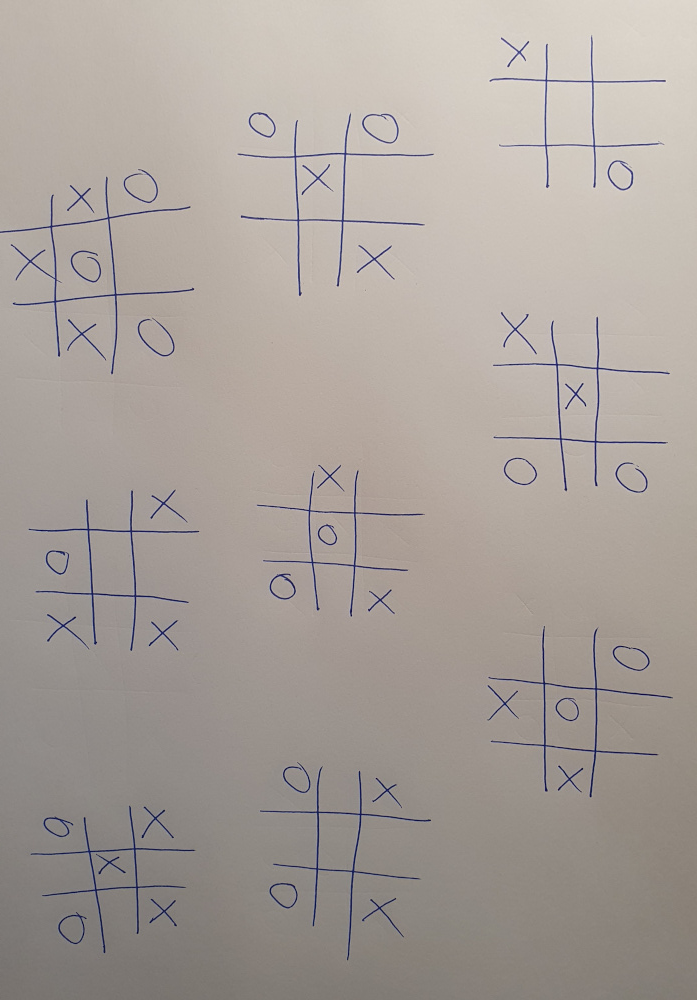
#> input picture tests/20211119_194733.jpg, 697 x 1000 px; its folder holds only this picture in this run
$ python -i KNN_Predict.py   (imports and definitions only)   (older library calls are emulated)
#> lines starting #> are read from the running program, lines starting #| are printed output that depends on the picture; pictures that were not available may be replaced by others from this repository, and a replacement may not be noted
import math
import numpy as np
import pandas as pd
import matplotlib.pyplot as plt
import matplotlib
from pathlib import Path
from skimage import filters
from skimage import morphology
import skimage
from skimage import io
from skimage import transform, util
import cv2
from collections import Counter
class Predict:
    def __init__(self):
        self.train=self.prepare_data_train()
        self.class_names=['krzyżyk', 'kółko', 'siatka']
    def read_image(self,path):
        img=skimage.io.imread(path,as_gray=True)
        img=skimage.filters.gaussian(img, sigma=1)
        img=skimage.morphology.erosion(img, selem=np.ones((8,8)) )
        img=skimage.transform.resize(img,(28,28))
        img=skimage.img_as_ubyte(img)
        return img
    def read_images_X(self):
        p=Path('./dataset/iksy')
        paths=[x for x in p.iterdir() if x.is_dir]
        x_data=[]
        for path in paths:
            x_data.append(self.read_image(path))
        return np.array(x_data)
    def read_images_o(self):
        p=Path('./dataset/kolka')
        paths=[x for x in p.iterdir() if x.is_dir]
        o_data=[]
        for path in paths:
            o_data.append(self.read_image(path))
        return np.array(o_data)
    def read_images_g(self):
        p=Path('./dataset/plansze')
        paths=[x for x in p.iterdir() if x.is_dir]
        g_data=[]
        for path in paths:
            g_data.append(self.read_image(path))
        return np.array(g_data)
    def prepare_data_train(self):
        x_data=self.read_images_X()
        o_data=self.read_images_o()
        g_data=self.read_images_g()
        X=np.concatenate((x_data,o_data,g_data), axis=0)
        y=[]
        for i in range(len(x_data)):
            y.append(0)
        for i in range(len(o_data)):
            y.append(1)
        for i in range(len(g_data)):
            y.append(2)
        y=np.array(y)
        trainX=[xxx.reshape(28*28) for xxx in X]
        train = np.insert(trainX, 784, y, axis = 1)
        return train
    def Euclidean_distance(self,row1, row2):
        distance = 0
        for i in range(len(row1)-1):
            distance += (int(row1[i])-int(row2[i]))**2
        return math.sqrt(distance)
    def Get_Neighbors(self,train, test_row, num):
        distance = list()
        data = []
        for i,j in enumerate(train):
            dist = self.Euclidean_distance(test_row, j)
            distance.append(dist)
            data.append(j)
        distance = np.array(distance)
        data = np.array(data)
        index_dist = distance.argsort()
        data = data[index_dist]
        neighbors = data[:num]
        return neighbors
    def predict_classification(self,img):
        test_row=self.convert_image(img)
        test_row=np.reshape(test_row,(28*28))
        num=15
        train=self.train
        Neighbors = self.Get_Neighbors(train, test_row, num)
        np.set_printoptions(threshold=np.inf)
        Classes = []
        for i in Neighbors:
            Classes.append(i[-1])
        prediction = max(Classes, key= Classes.count)
        return self.class_names[prediction]
    def accuracy(self,y_true, y_pred):
        n_correct = 0
        for i in range(len(y_true)):
            if y_true[i] == y_pred[i]:
                n_correct += 1
        acc = n_correct/len(y_true)
        return acc
    def convert_image(self,img):
        img=skimage.color.rgb2gray(img)
        img=skimage.filters.gaussian(img, sigma=1)
        img=skimage.morphology.erosion(img, selem=np.ones((8,8)) )
        img=skimage.transform.resize(img,(28,28))
        img=skimage.img_as_ubyte(img)
        return img

>>> import cv2
>>> picture = cv2.imread('tests/20211119_194733.jpg', cv2.IMREAD_GRAYSCALE)
#> picture: shape (1000, 697); min 8, max 227, mean 162.7
>>> result = Predict().predict_classification(picture)
#> in read_image, `img=skimage.io.imread(path,as_gray=True)`:
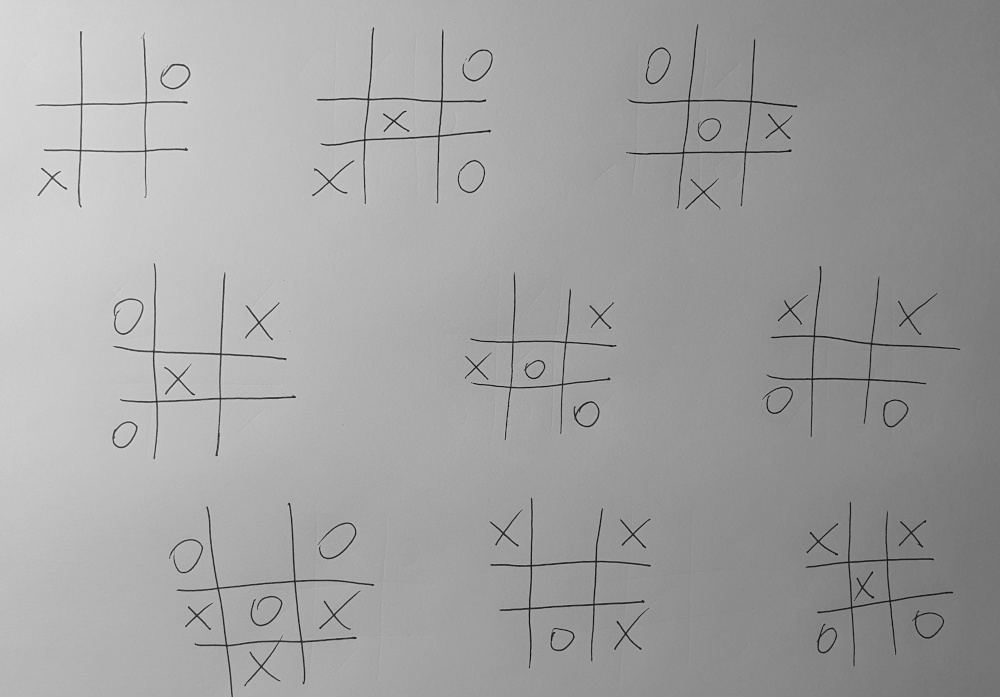
#> img: shape (697, 1000) float64; min 0.0253, max 0.888, mean 0.636
#> in read_image, `img=skimage.morphology.erosion(img, selem=np.ones((8,8)) )`:
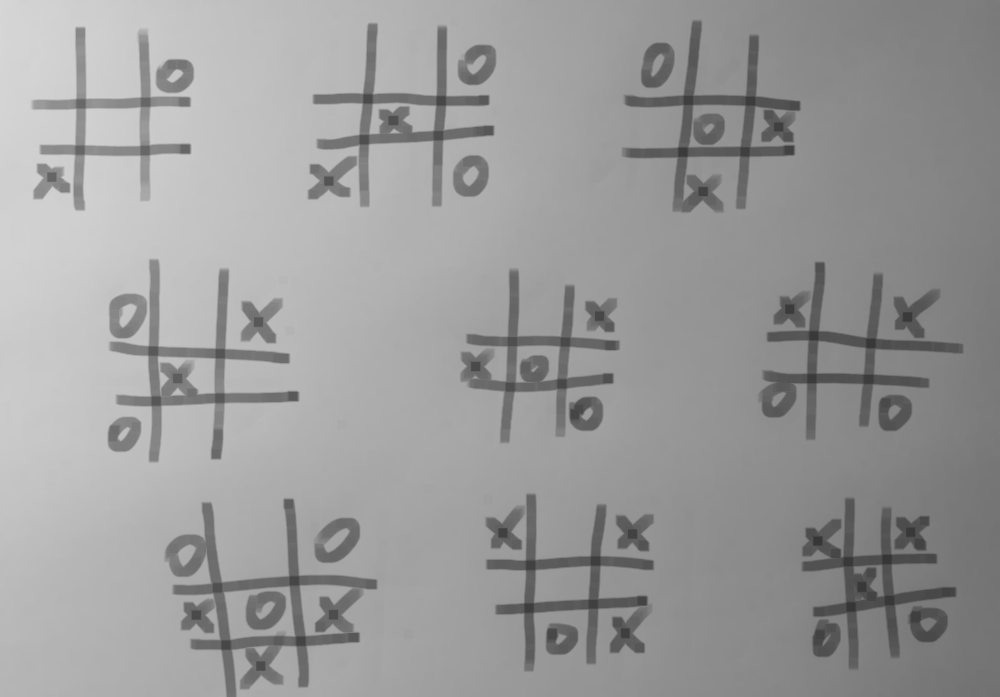
#> img: shape (697, 1000) float64; min 0.214, max 0.842, mean 0.609
#> in read_image, `img=skimage.transform.resize(img,(28,28))`:
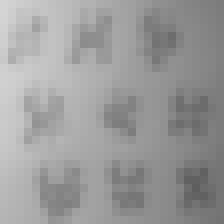
#> img: shape (28, 28) float64 (shown 8 times larger); min 0.369, max 0.832, mean 0.609
#> the loop in prepare_data_train, `for i in range(len(x_data)):` made 1 pass
#> after the loop in prepare_data_train, `for i in range(len(x_data)):`: y = [0]
#> the loop in prepare_data_train, `for i in range(len(o_data)):` made 1 pass
#> after the loop in prepare_data_train, `for i in range(len(o_data)):`: y = [0, 1]
#> the loop in prepare_data_train, `for i in range(len(g_data)):` made 1 pass
#> after the loop in prepare_data_train, `for i in range(len(g_data)):`: y = [0, 1, 2]
#> in prepare_data_train, `trainX=[xxx.reshape(28*28) for xxx in X]`: trainX = 3 items
#> in convert_image, `img=skimage.morphology.erosion(img, selem=np.ones((8,8)) )`:
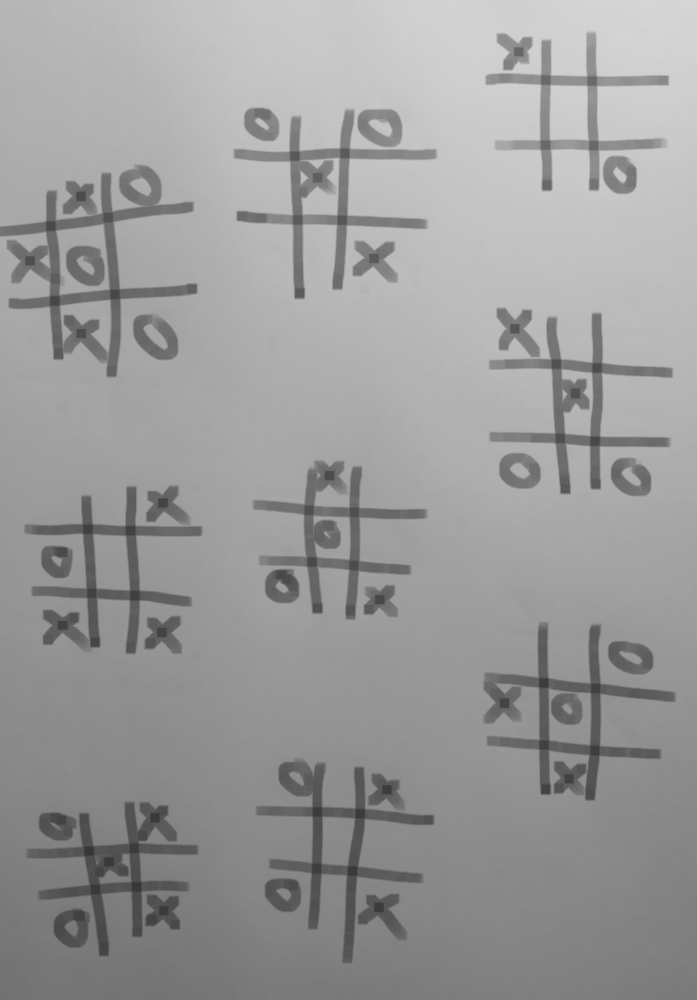
#> img: shape (1000, 697) float64; min 0.219, max 0.843, mean 0.611
#> in convert_image, `img=skimage.transform.resize(img,(28,28))`:
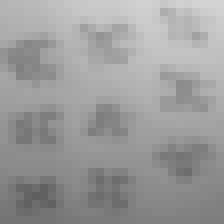
#> img: shape (28, 28) float64 (shown 8 times larger); min 0.373, max 0.833, mean 0.611
#> in predict_classification, `test_row=np.reshape(test_row,(28*28))`: test_row = 784 values, max 213 at index 26, min 95 at index 676, mean 155.8
#> the loop in Get_Neighbors, `for i,j in enumerate(train):` made 3 passes
#> after the loop in Get_Neighbors, `for i,j in enumerate(train):`: data = 3 items; distance = [1004.2, 1004.2, 1004.2]
#> in Get_Neighbors, `index_dist = distance.argsort()`: index_dist = [0, 1, 2]
#> the loop in predict_classification, `for i in Neighbors:` made 3 passes
#> in predict_classification, `prediction = max(Classes, key= Classes.count)`: prediction = 0
#> result = 'krzyżyk'

$ run again, on tests/20211119_194748.jpg
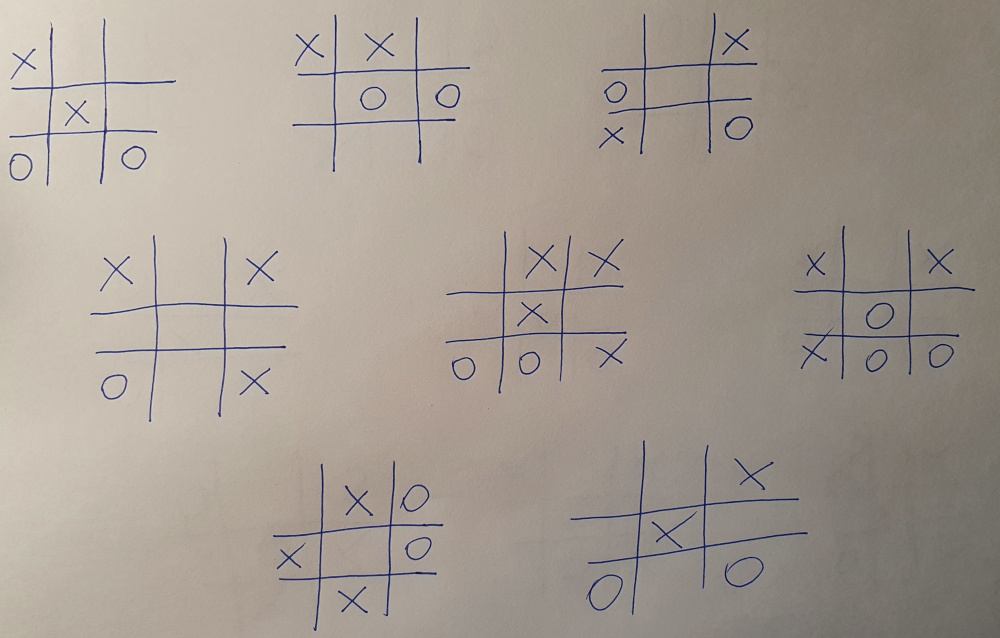
#> input picture tests/20211119_194748.jpg, 1000 x 638 px
#> in read_image, `img=skimage.morphology.erosion(img, selem=np.ones((8,8)) )`:
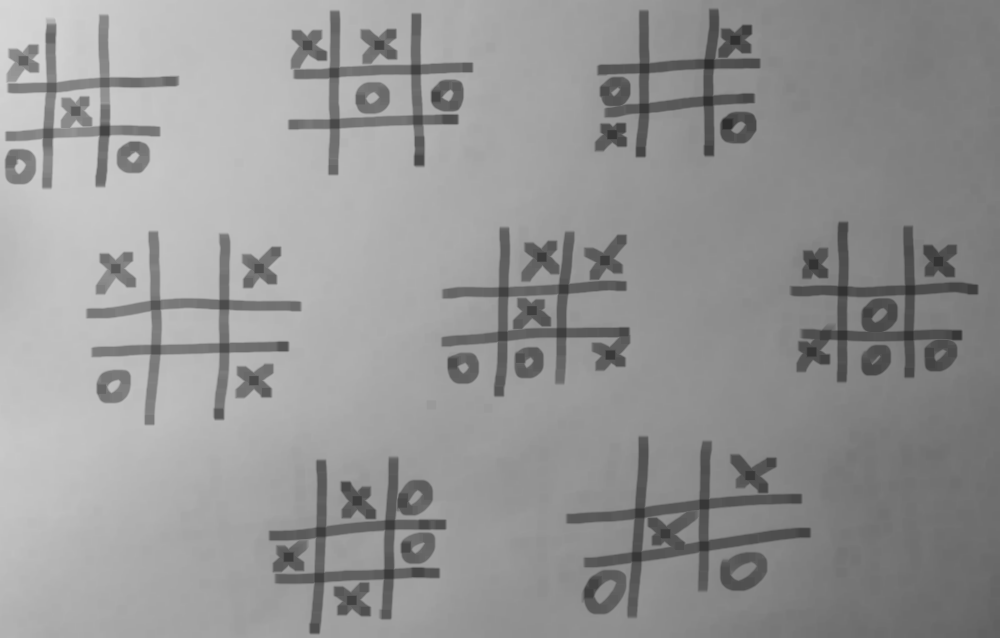
#> img: shape (638, 1000) float64; min 0.179, max 0.843, mean 0.586
#> in read_image, `img=skimage.transform.resize(img,(28,28))`:
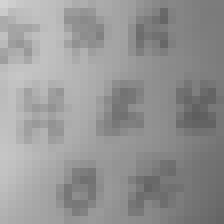
#> img: shape (28, 28) float64 (shown 8 times larger); min 0.37, max 0.83, mean 0.586
#> the loop in prepare_data_train, `for i in range(len(x_data)):` made 1 pass
#> after the loop in prepare_data_train, `for i in range(len(x_data)):`: y = [0]
#> the loop in prepare_data_train, `for i in range(len(o_data)):` made 1 pass
#> after the loop in prepare_data_train, `for i in range(len(o_data)):`: y = [0, 1]
#> the loop in prepare_data_train, `for i in range(len(g_data)):` made 1 pass
#> after the loop in prepare_data_train, `for i in range(len(g_data)):`: y = [0, 1, 2]
#> trainX = 3 items
#> test_row = 784 values, max 212 at index 0, min 95 at index 416, mean 149.9
#> the loop in Get_Neighbors, `for i,j in enumerate(train):` made 3 passes
#> after the loop in Get_Neighbors, `for i,j in enumerate(train):`: data = 3 items; distance = [21.17, 21.17, 21.17]
#> index_dist = [0, 1, 2]
#> the loop in predict_classification, `for i in Neighbors:` made 3 passes
#> prediction = 0
#> result = 'krzyżyk'

$ run again, on tests/IMG_20211119_174145.jpg
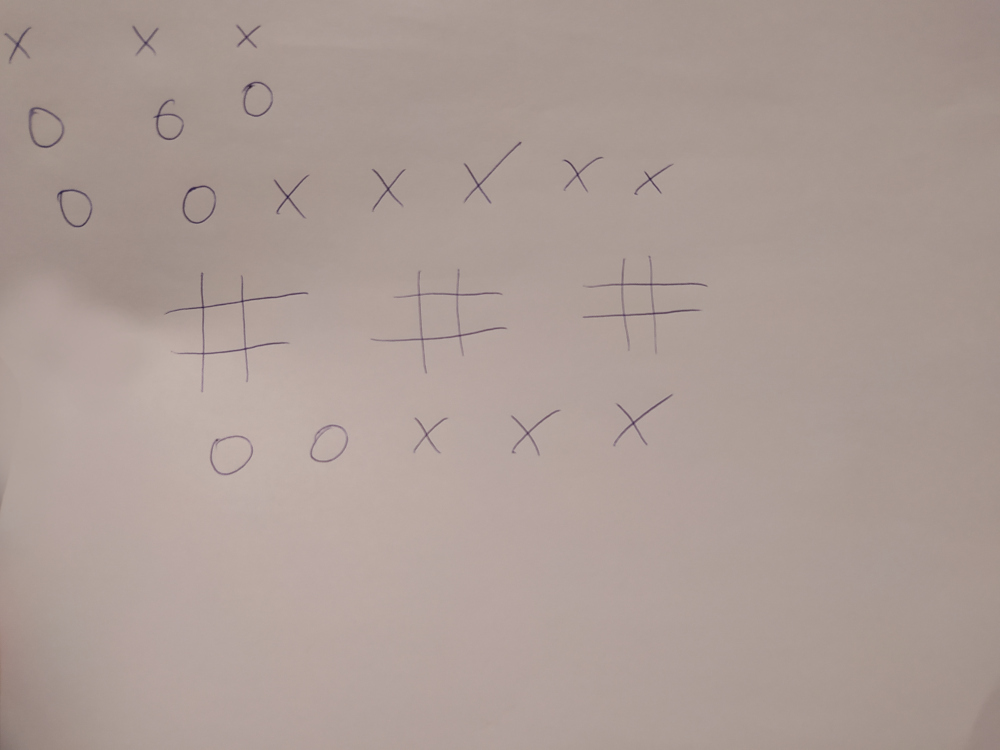
#> input picture tests/IMG_20211119_174145.jpg, 1000 x 750 px
#> in read_image, `img=skimage.morphology.erosion(img, selem=np.ones((8,8)) )`:
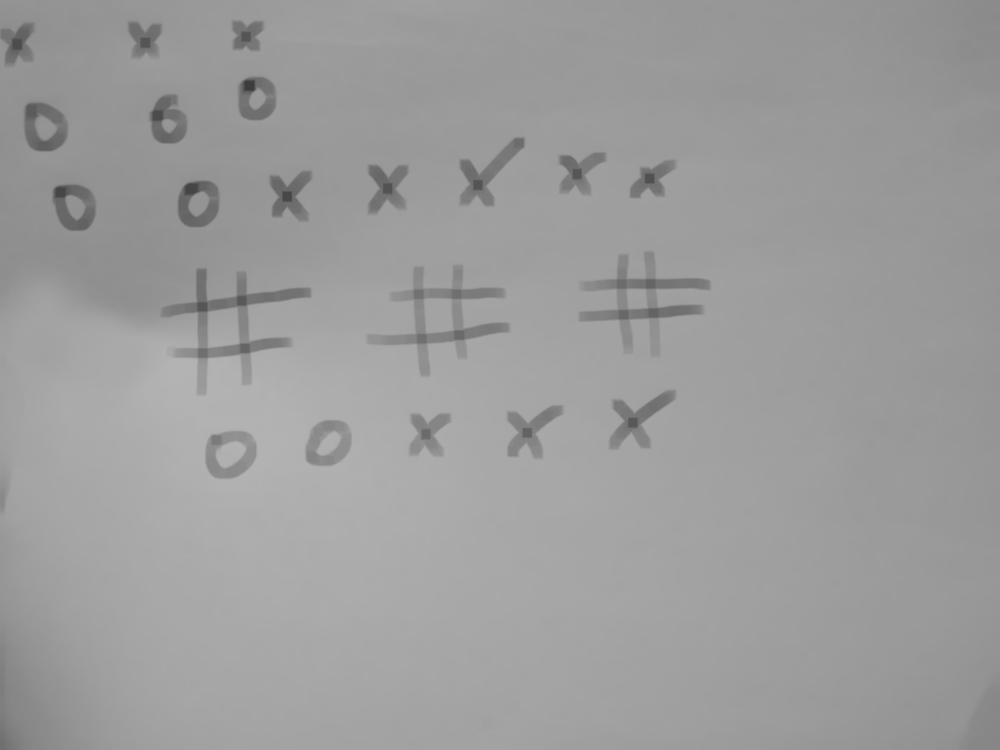
#> img: shape (750, 1000) float64; min 0.239, max 0.706, mean 0.616
#> in read_image, `img=skimage.transform.resize(img,(28,28))`:
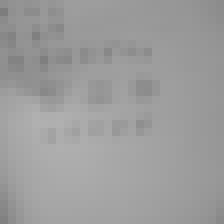
#> img: shape (28, 28) float64 (shown 8 times larger); min 0.492, max 0.694, mean 0.616
#> the loop in prepare_data_train, `for i in range(len(x_data)):` made 1 pass
#> after the loop in prepare_data_train, `for i in range(len(x_data)):`: y = [0]
#> the loop in prepare_data_train, `for i in range(len(o_data)):` made 1 pass
#> after the loop in prepare_data_train, `for i in range(len(o_data)):`: y = [0, 1]
#> the loop in prepare_data_train, `for i in range(len(g_data)):` made 1 pass
#> after the loop in prepare_data_train, `for i in range(len(g_data)):`: y = [0, 1, 2]
#> trainX = 3 items
#> test_row = 784 values, max 178 at index 396, min 127 at index 28, mean 158.4
#> the loop in Get_Neighbors, `for i,j in enumerate(train):` made 3 passes
#> after the loop in Get_Neighbors, `for i,j in enumerate(train):`: data = 3 items; distance = [36.46, 36.46, 36.46]
#> index_dist = [0, 1, 2]
#> the loop in predict_classification, `for i in Neighbors:` made 3 passes
#> prediction = 0
#> result = 'krzyżyk'
